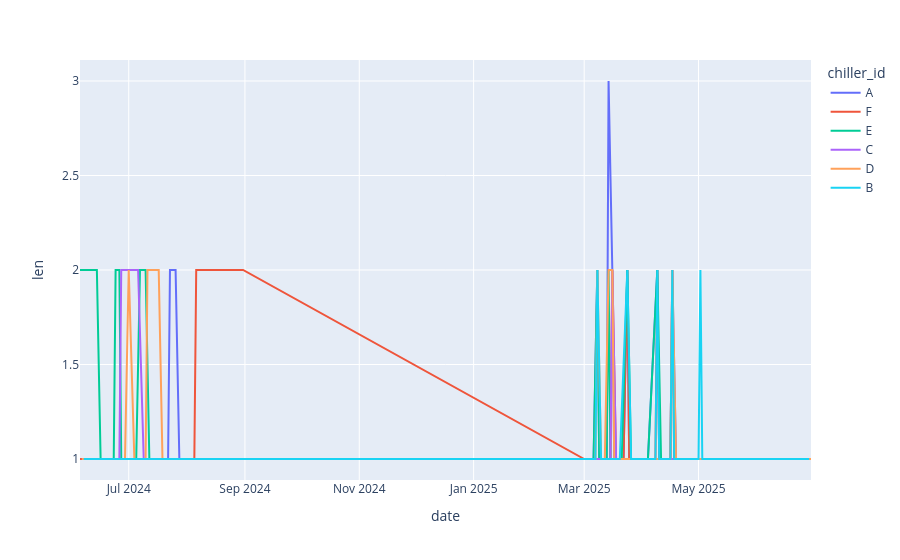

This figure's notebook cell:
### Code cell
null_values_plt = (
    df.filter(null_mask)
    .group_by(pl.col("timestamp").dt.date().alias("date"), "chiller_id")
    .len()
)

px.line(
    null_values_plt.sort("date"),
    x="date", y="len",
    color="chiller_id"
)
